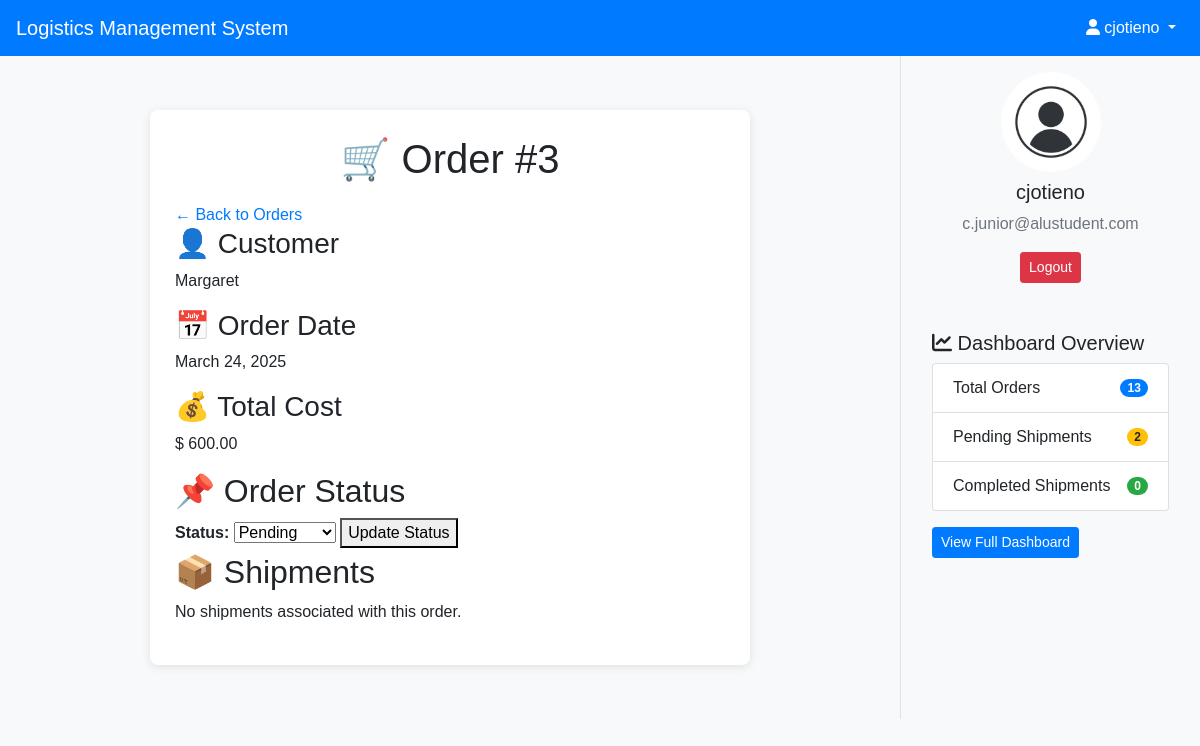
The page /orders/3/ (signed in) on the database its author committed.
### logistics/models.py (models this page shows, shortened)
class CustomUser(AbstractUser):
    email = models.EmailField(unique=True)

class Order(models.Model):
    STATUS_CHOICES = [
        ("Pending", "Pending"),
        ("Processing", "Processing"),
        ("Completed", "Completed"),
    ]
    customer_name = models.CharField(max_length=255)
    order_date = models.DateField(default=timezone.now)
    total_cost = models.DecimalField(max_digits=10, decimal_places=2)
    status = models.CharField(max_length=20, choices=STATUS_CHOICES, default="Pending")

### logistics/views.py (the view)
# urls.py: path('orders/<int:pk>/', views.OrderDetailView.as_view(), name='order_detail'),
class OrderDetailView(DetailView):
    model = Order
    template_name = "logistics/order_detail.html"
    def get_context_data(self, **kwargs):
        context = super().get_context_data(**kwargs)
        context['status_choices'] = Order._meta.get_field('status').choices  # Pass choices
        return context

### logistics/context_processors.py (called while the page is built)
def dashboard_data(request):
    if request.user.is_authenticated:
        return {
            "total_orders": Order.objects.count(),
            "pending_shipments": Shipment.objects.filter(status="Pending").count(),
            "completed_shipments": Shipment.objects.filter(status="Delivered").count(),
        }
    return {}  # Return empty dict if user is not logged in

### logistics/templates/logistics/order_detail.html (shortened to what this page needs)
{% extends 'base.html' %}
{% block content %}
<div class="order-container">
    <div class="order-header">
        <h1>🛒 Order #{{ order.id }}</h1>
        <a href="{% url 'order_list' %}" class="btn-back">← Back to Orders</a>
    </div>
    <div class="order-details">
        <div class="detail-card">
            <h3>👤 Customer</h3>
            <p>{{ order.customer_name }}</p>
        </div>
        <div class="detail-card">
            <h3>📅 Order Date</h3>
            <p>{{ order.order_date }}</p>
        </div>
        <div class="detail-card">
            <h3>💰 Total Cost</h3>
            <p>$ {{ order.total_cost }}</p>
        </div>
    </div>
    <div class="status-update">
        <h2>📌 Order Status</h2>
        <form action="{% url 'order_status_update' order.id %}" method="post">
            <label for="status"><strong>Status:</strong></label>
            <select name="status" id="status">
                {% for value, label in status_choices %}
                    <option value="{{ value }}" {% if order.status == value %}selected{% endif %}>
                        {{ label }}
                    </option>
                {% endfor %}
            </select>
            <button type="submit" class="btn-update">Update Status</button>
        </form>
    </div>
    <div class="shipment-section">
        <h2>📦 Shipments</h2>
        {% if order.shipments.all %}
            <table class="shipment-table">
                <thead>
                    <tr>
                        <th>Tracking Number</th>
                        <th>Status</th>
                        <th>Details</th>
                    </tr>
                </thead>
                <tbody>
                    {% for shipment in order.shipments.all %}
                        <tr>
                            <td>{{ shipment.tracking_number }}</td>
                            <td>
                                <span class="status {{ shipment.status|lower }}">
                                    {{ shipment.status }}
                                </span>
                            </td>
                            <td>
                                <a href="{% url 'shipment_detail' shipment.pk %}" class="btn-details">View</a>
                            </td>
                        </tr>
                    {% endfor %}
                </tbody>
            </table>
        {% else %}
            <p>No shipments associated with this order.</p>
        {% endif %}
    </div>
</div>
{% endblock %}

### logistics/templates/base.html (shortened to what this page needs)
<!DOCTYPE html>
<html lang="en">
<head>
    <link rel="stylesheet" href="https://maxcdn.bootstrapcdn.com/bootstrap/4.0.0/css/bootstrap.min.css">
    <link rel="stylesheet" href="https://cdnjs.cloudflare.com/ajax/libs/font-awesome/6.0.0/css/all.min.css">
    <link rel="stylesheet" href="https://cdn.jsdelivr.net/npm/flatpickr/dist/flatpickr.min.css">
    {% load static %}
    <link rel="stylesheet" href="{% static 'css/style.css' %}">
</head>
<body>
    <nav class="navbar navbar-expand-lg navbar-light bg-light">
        <a class="navbar-brand" href="{% url 'dashboard' %}">Logistics Management System</a>
        <div class="collapse navbar-collapse" id="navbarNav">
            <ul class="navbar-nav ml-auto">
                {% if user.is_authenticated %}
                    <li class="nav-item dropdown">
                        <a class="nav-link dropdown-toggle" href="#" id="userDropdown" role="button" data-toggle="dropdown" aria-haspopup="true" aria-expanded="false">
                            <i class="fas fa-user"></i> {{ user.username }}
                        </a>
                    </li>
                {% endif %}
            </ul>
        </div>
    </nav>
    <div class="container-fluid">
        <div class="row">
            <div class="col-md-9">
                <div class="content-wrapper p-4">
                    {% block content %}{% endblock %}
                </div>
            </div>
            {% if user.is_authenticated %}
            <div class="col-md-3 bg-light border-left">
                <div class="profile-section text-center p-3">
                    <img src="{% static 'img/default_avatar.jpg' %}" alt="User Profile" class="rounded-circle img-fluid" width="100">
                    <h5 class="mt-2">{{ user.username }}</h5>
                    <p class="text-muted">{{ user.email }}</p>
                    <a href="{% url 'logout' %}" class="btn btn-sm btn-danger">Logout</a>
                </div>
                <div class="dashboard-sidebar p-3 mt-3">
                    <h5><i class="fas fa-chart-line"></i> Dashboard Overview</h5>
                    <ul class="list-group">
                        <li class="list-group-item d-flex justify-content-between align-items-center">
                            Total Orders <span class="badge badge-primary badge-pill">{{ total_orders|default:"0" }}</span>
                        </li>
                        <li class="list-group-item d-flex justify-content-between align-items-center">
                            Pending Shipments <span class="badge badge-warning badge-pill">{{ pending_shipments|default:"0" }}</span>
                        </li>
                        <li class="list-group-item d-flex justify-content-between align-items-center">
                            Completed Shipments <span class="badge badge-success badge-pill">{{ completed_shipments|default:"0" }}</span>
                        </li>
                    </ul>
                    <a href="{% url 'dashboard' %}" class="btn btn-sm btn-primary mt-3">View Full Dashboard</a>
                </div>
            </div>
            {% endif %}
        </div>
    </div>
</body>
</html>

### logistics/static/css/style.css (style rules this page uses)
body { font-family: 'Arial', sans-serif; background-color: #f8f9fa; }
.navbar { background-color: #007bff !important; }
.navbar-brand, .nav-link { color: white !important; }
.order-container { max-width: 600px; margin: 30px auto; background: white; padding: 25px; border-radius: 8px; box-shadow: 0 2px 10px rgba(0, 0, 0, 0.1); }
.order-container h1 { text-align: center; margin-bottom: 20px; }

### rows shown on the page
CustomUser: username "cjotieno", email "c.junior@alustudent.com"
Order: id "3", customer_name "Margaret", order_date "March 24, 2025", total_cost "600.00", status "Pending"

### other values the page prints
{{ total_orders|default:"0" }} "13"
{{ pending_shipments|default:"0" }} "2"
{{ completed_shipments|default:"0" }} "0"
